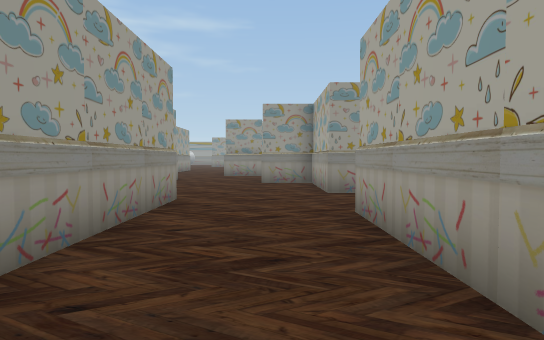
[1] (above)

24 first-person views from a walk through a Unity game level. The camera is 1.5 m above the floor, tilts 2° down and sees 75° across. The floor is counted in squares, 2 m on a side. Each view is taken from the middle of a square. On the plan, view 1 faces up. The plan holds only what a view shows up to about 11 squares ahead; the rest is blank. The place goes on beyond the plan. The player character is not drawn. Some surface patterns are stand-ins.

[2]
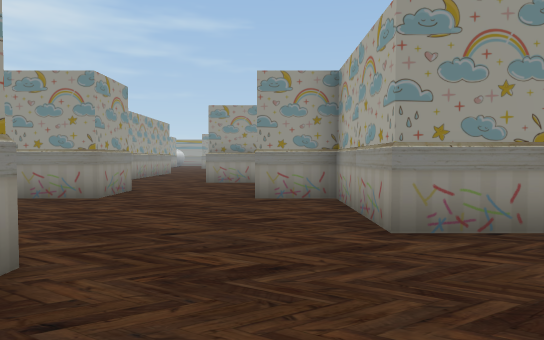

[3]
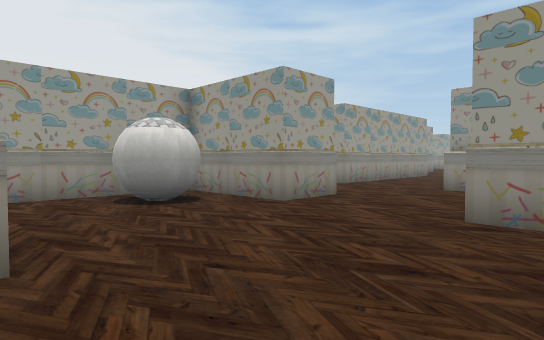

[4]
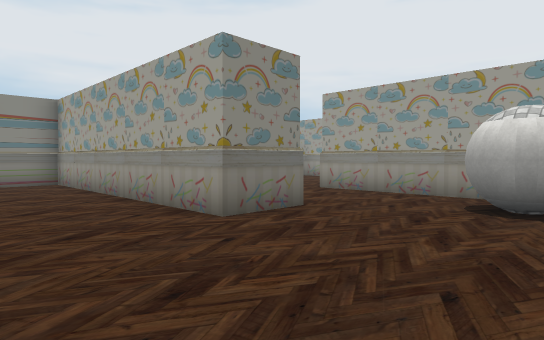

[5]
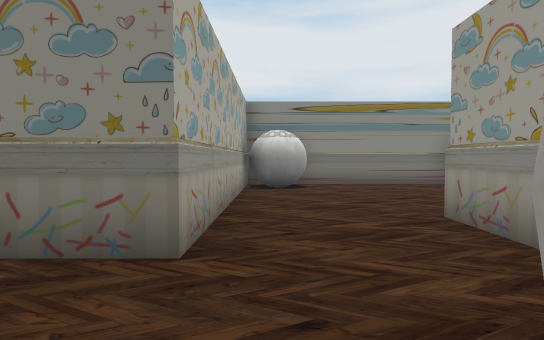

[6]
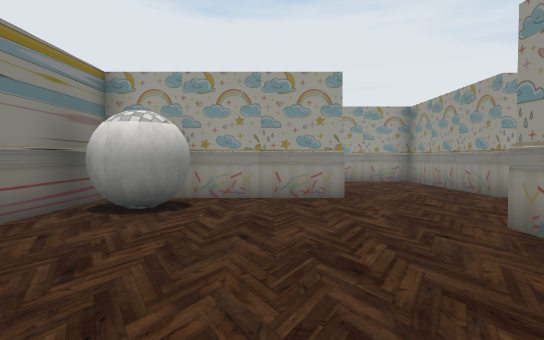

[7]
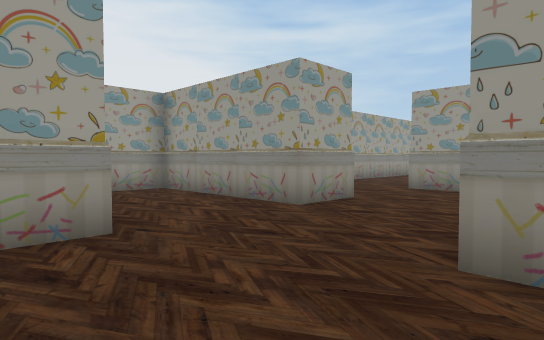

[8]
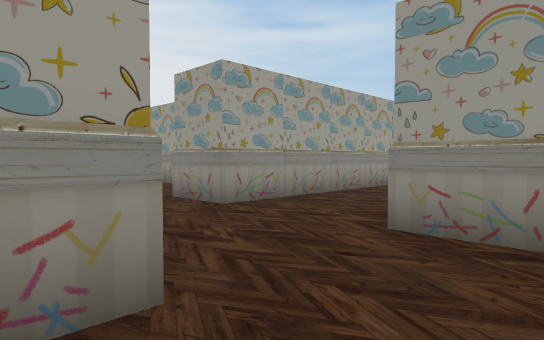

[9]
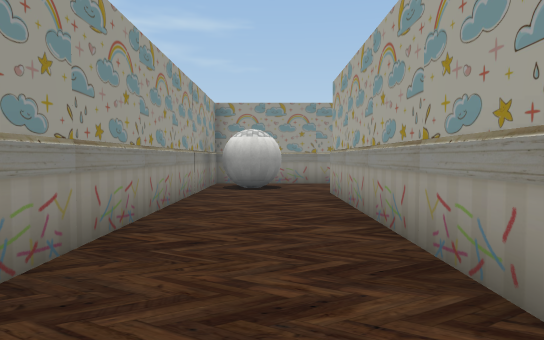

[10]
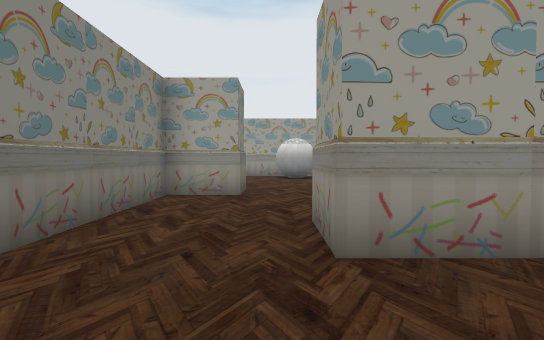

[11]
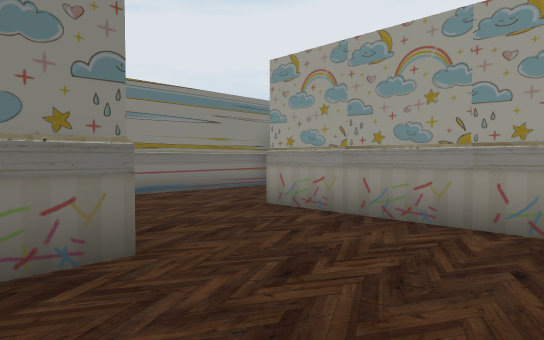

[12]
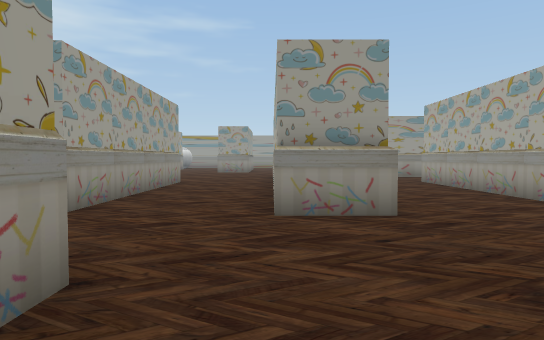

[13]
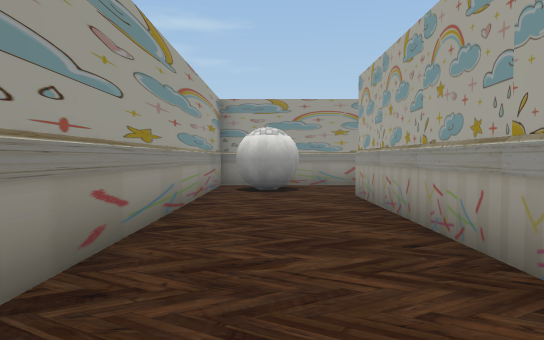

[14]
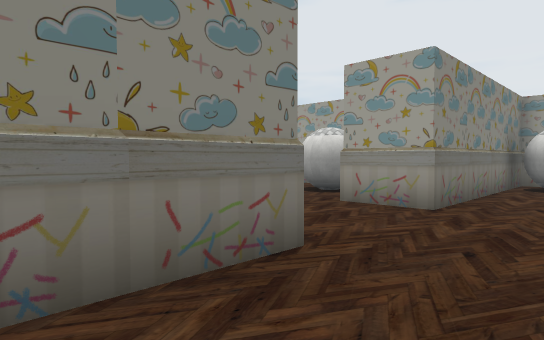

[15]
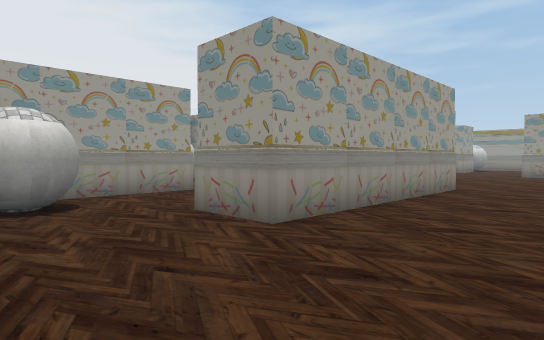

[16]
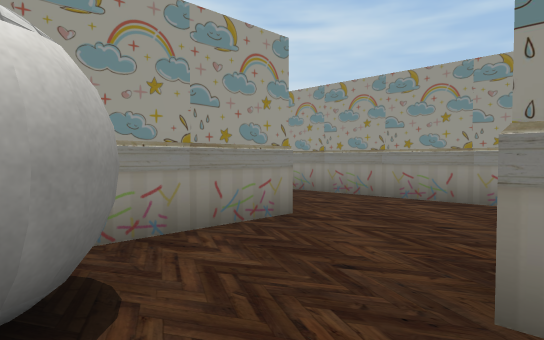

[17]
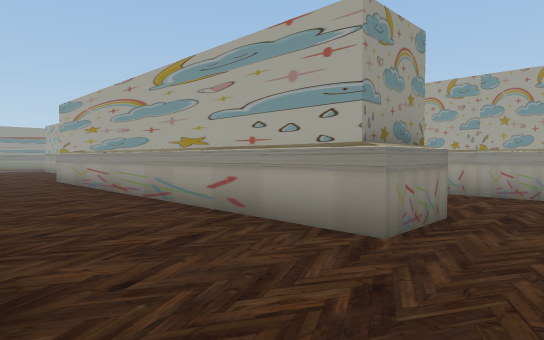

[18]
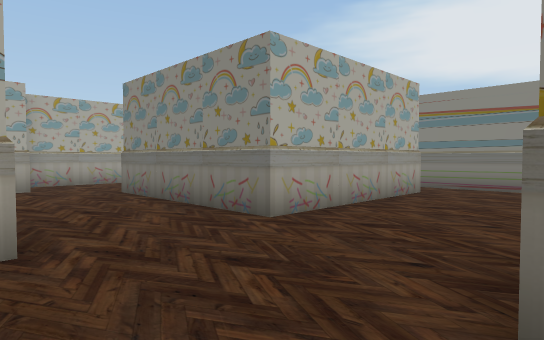

[19]
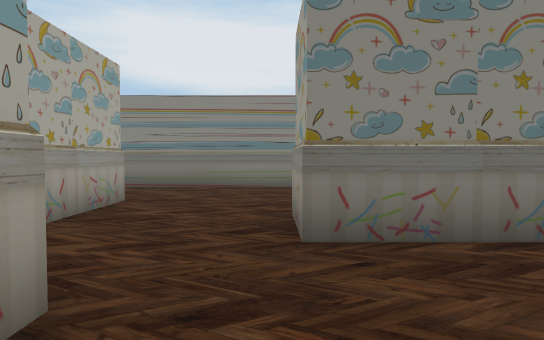

[20]
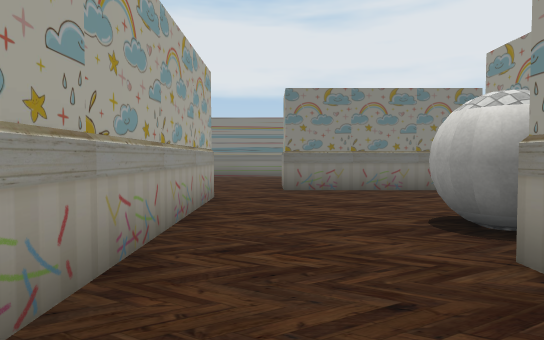

[21]
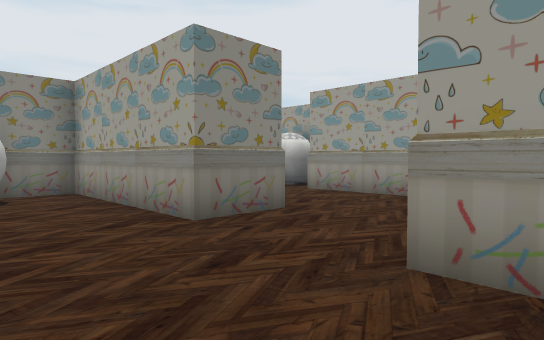

[22]
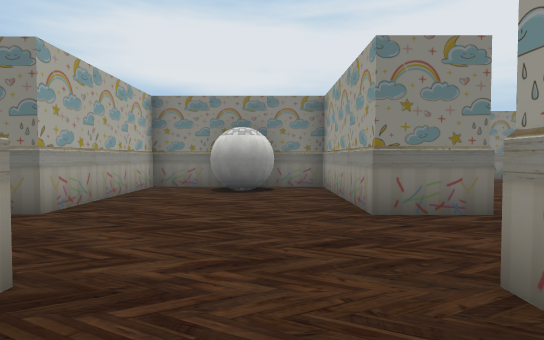

[23]
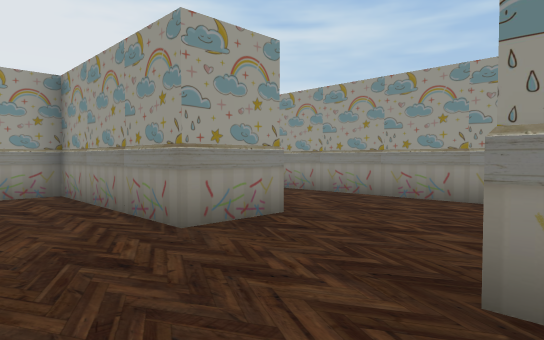

[24]
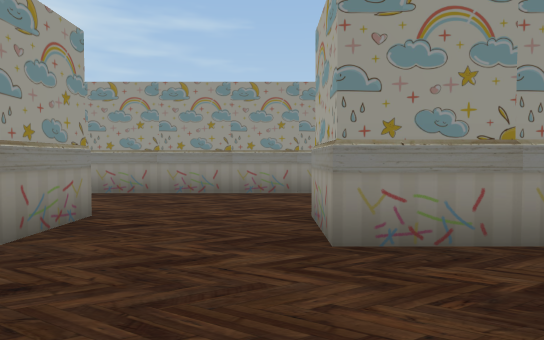

### Floor plan
Key: @ floor where view 1 was taken; # wall or solid block; . floor; B block.
Columns run from 19 left of view 1 to 13 right of it. Each row starts with its distance up from view 1.
 25                ..#
 24               ...######
 23               ...##. ..
 22               ...##.#..
 21         B     #..##...#
 20      B BB    B#..##...#  #B#####
 19     B#.......B#..##...B  ...B.BB
 18      ###.....B#..##...B   ......
 17      #....... #..##...B    B...B
 16     B#..B ...B#..##...## B  ...#B
 15      #... ...##..##...B#####...##
 14     B#..B ............##.........
 13  B  B#..B  #.........  #.........
 12  .   #... #####B...##BBB..B#....#
 11 ....B#..B##  BB#...B#B #..##....B
 10 ...........  ........B##..B ....B
  9 B#......... B.#......B #..B .##.#
  8  #####  #..  B......B#....######B
  7   B #B B#... B............B    B
  6   BB#B...... ...##..........B  B
  5     #.......#B..B#...####...#
  4     #...........B#...    ...#
  3   BB#..#B.......B#...B  B...B
  2     #.. B.......##...B   ...B
  1    .... #.......B#...    ....
  0   ....  ###...##B#.@.B   ....
 -1  #####   #############  ######

Where each view was taken, in squares from view 1:
view 1: 0 up, 0 right, facing up
view 2: 4 up, 0 right, facing up
view 3: 6 up, 1 right, facing up-left
view 4: 10 up, 1 right, facing down-left
view 5: 9 up, 4 left, facing down
view 6: 2 up, 4 left, facing left
view 7: 2 up, 7 left, facing up-left
view 8: 7 up, 9 left, facing up-left
view 9: 9 up, 12 left, facing up
view 10: 10 up, 11 left, facing left
view 11: 6 up, 11 left, facing down-left
view 12: 10 up, 2 left, facing up
view 13: 14 up, 1 right, facing up
view 14: 14 up, 2 right, facing down-left
view 15: 12 up, 2 left, facing up-left
view 16: 13 up, 6 left, facing up-left
view 17: 13 up, 5 left, facing up-right
view 18: 8 up, 2 left, facing down-right
view 19: 8 up, 6 right, facing down
view 20: 13 up, 6 right, facing down
view 21: 16 up, 11 right, facing down-left
view 22: 17 up, 10 right, facing down
view 23: 13 up, 12 right, facing up-left
view 24: 12 up, 11 right, facing up
